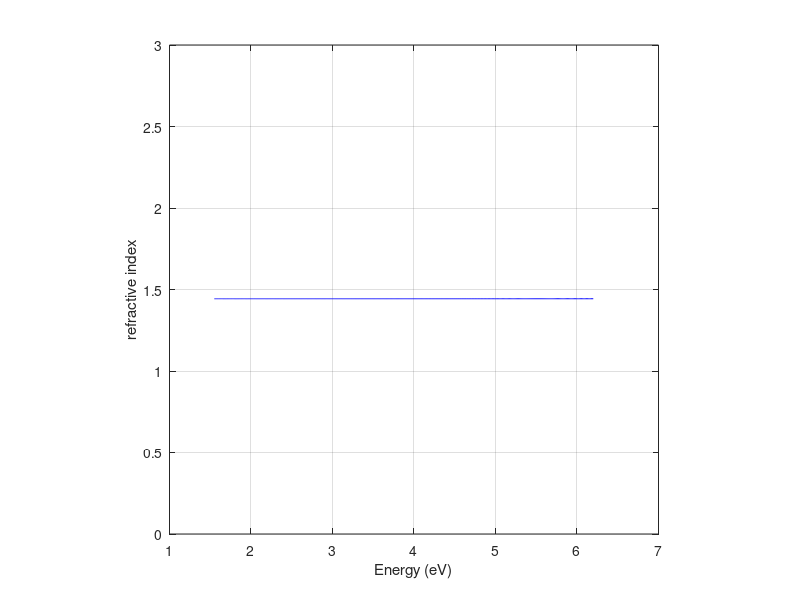
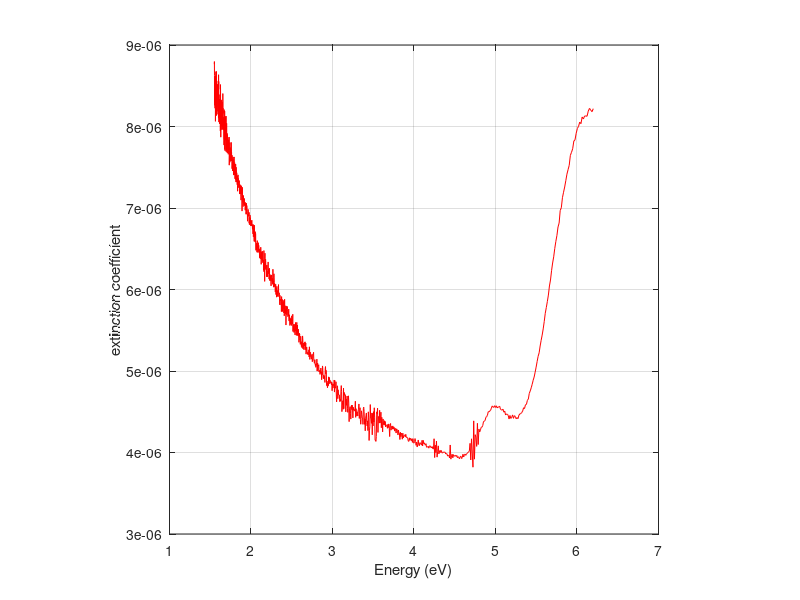

MATLAB code for these plots, in order:
trs=dlmread('FQTS_0.5nm.dat');%----------------------------------------------------------------------------------read data from tranmission data file
d=size(trs,1);
l0=trs(1,1)-1;
A=zeros(d,1);en=zeros(d,1);n=zeros(d,1);l=zeros(d,1); kl=zeros(d,1); dn=zeros(d,d);s=zeros(d,1);%--------------Declaration of Matrices
% The Physical Quantities represented: en---Energy(eV) ; l----wavelength(nm) ; A----decadic Absorbance ; kl----Extinction coefficient ; n----refractive index

n1=1.4433;%known refractive index at wavelength of 800.99 nm
wl1=800.99;

ds=0.5;%-------------------------------------------------------------------------------------------------------Step size declaration

for i=1:d
l(i,1) = trs(i,1);
en(i,1)= 1239.9219/(l(i,1));
A(i,1) = -log(trs(i,2)/100);
kl(i,1)= (2.303*A(i,1)*l(i,1)*(1e-9))/(4*pi*1e-3);
end

for i=1:d
    for j=1:d
        if l0+ds*j==l(i,1)||l0+ds*j==wl1
            dn(i,j) = 0;
        else
            dn(i,j) = (kl(j,1)*(l0+j*ds))/(((l0+j*ds)^2-l(i,1)^2).*((l0+j*ds)^2-wl1^2));
        end
    end
end


s=sum(dn,2);

for i=1:d
n(i,1)= n1 +(2/pi)*(l(i,1)^2-wl1^2)*(l(d,1)-l(d-1,1))*((s(i,1)-dn(i,1)/2-dn(i,d)/2));
end


%figure; plot(l,n,'b'); axis square; grid on; xlabel('wavelength'); ylabel('refractive index');;ylim([0 3]);
figure; plot(en,n,'b'); axis square; grid on; xlabel('Energy (eV)'); ylabel('refractive index');;ylim([0 3]);
%figure; plot(l,kl,'r'); axis square; grid on; xlabel('wavelength'); ylabel('extinction coefficient');
figure; plot(en,kl,'r'); axis square; grid on; xlabel('Energy (eV)'); ylabel('extinction coefficient');

